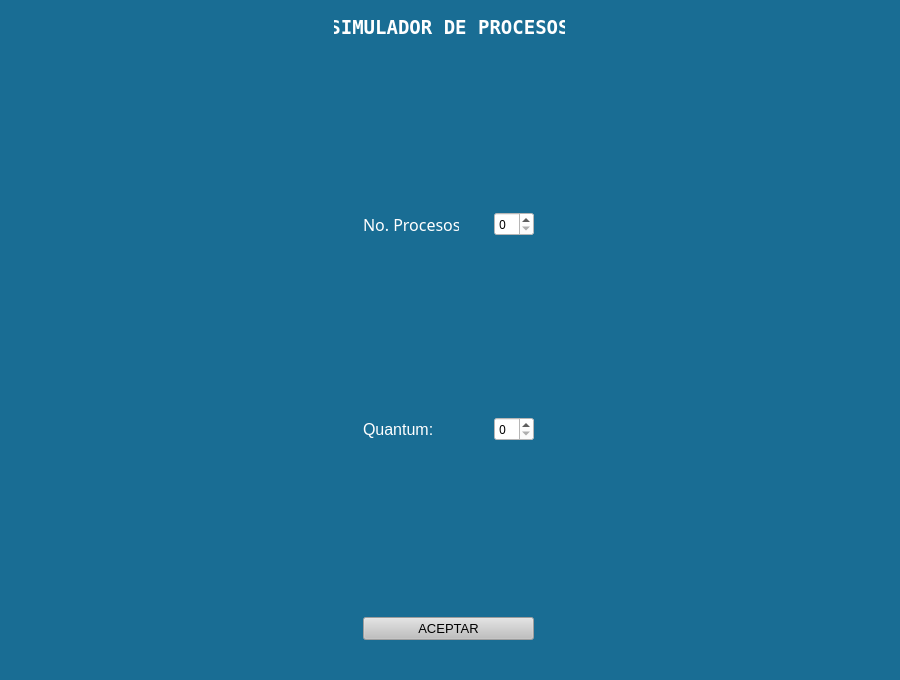
<?xml version="1.0" encoding="UTF-8"?>
<ui version="4.0">
 <class>MainWindow</class>
 <widget class="QMainWindow" name="MainWindow">
  <property name="geometry">
   <rect>
    <x>0</x>
    <y>0</y>
    <width>900</width>
    <height>680</height>
   </rect>
  </property>
  <property name="maximumSize">
   <size>
    <width>900</width>
    <height>680</height>
   </size>
  </property>
  <property name="font">
   <font>
    <family>Ubuntu Light</family>
    <pointsize>12</pointsize>
    <weight>50</weight>
    <bold>false</bold>
   </font>
  </property>
  <property name="windowTitle">
   <string>MainWindow</string>
  </property>
  <property name="styleSheet">
   <string notr="true">color: rgb(255, 255, 255);
background-color: #196D94;</string>
  </property>
  <widget class="QWidget" name="centralwidget">
   <layout class="QGridLayout" name="gridLayout_4">
    <item row="0" column="0">
     <widget class="QStackedWidget" name="stackedWidget">
      <property name="enabled">
       <bool>true</bool>
      </property>
      <property name="currentIndex">
       <number>0</number>
      </property>
      <widget class="QWidget" name="capturaProcesos">
       <property name="font">
        <font>
         <family>Ubuntu Light</family>
         <pointsize>12</pointsize>
        </font>
       </property>
       <layout class="QGridLayout" name="gridLayout_3">
        <item row="1" column="0">
         <layout class="QGridLayout" name="gridLayout">
          <item row="3" column="0">
           <spacer name="verticalSpacer">
            <property name="orientation">
             <enum>Qt::Vertical</enum>
            </property>
            <property name="sizeHint" stdset="0">
             <size>
              <width>20</width>
              <height>40</height>
             </size>
            </property>
           </spacer>
          </item>
          <item row="4" column="0">
           <widget class="QLabel" name="quantumLabel">
            <property name="minimumSize">
             <size>
              <width>96</width>
              <height>24</height>
             </size>
            </property>
            <property name="maximumSize">
             <size>
              <width>94</width>
              <height>26</height>
             </size>
            </property>
            <property name="font">
             <font>
              <family>Ubuntu</family>
              <pointsize>12</pointsize>
             </font>
            </property>
            <property name="text">
             <string>Quantum:</string>
            </property>
           </widget>
          </item>
          <item row="1" column="0">
           <widget class="QLabel" name="processAcountLB">
            <property name="minimumSize">
             <size>
              <width>96</width>
              <height>24</height>
             </size>
            </property>
            <property name="maximumSize">
             <size>
              <width>96</width>
              <height>24</height>
             </size>
            </property>
            <property name="font">
             <font>
              <family>Ubuntu Light</family>
              <pointsize>12</pointsize>
             </font>
            </property>
            <property name="text">
             <string>No. Procesos:</string>
            </property>
           </widget>
          </item>
          <item row="6" column="0" colspan="2">
           <widget class="QPushButton" name="processAcountPB">
            <property name="enabled">
             <bool>false</bool>
            </property>
            <property name="font">
             <font>
              <family>MS Shell Dlg 2</family>
              <pointsize>10</pointsize>
             </font>
            </property>
            <property name="styleSheet">
             <string notr="true">color: rgb(0, 0, 0);
background-color: rgb(191, 191, 191);</string>
            </property>
            <property name="text">
             <string>ACEPTAR</string>
            </property>
           </widget>
          </item>
          <item row="5" column="0">
           <spacer name="verticalSpacer_3">
            <property name="orientation">
             <enum>Qt::Vertical</enum>
            </property>
            <property name="sizeHint" stdset="0">
             <size>
              <width>20</width>
              <height>40</height>
             </size>
            </property>
           </spacer>
          </item>
          <item row="4" column="1">
           <widget class="QSpinBox" name="quantumSP">
            <property name="minimumSize">
             <size>
              <width>40</width>
              <height>24</height>
             </size>
            </property>
            <property name="maximumSize">
             <size>
              <width>40</width>
              <height>24</height>
             </size>
            </property>
            <property name="font">
             <font>
              <family>Ubuntu Light</family>
             </font>
            </property>
            <property name="styleSheet">
             <string notr="true">background-color: rgb(255, 255, 255);
color: rgb(0, 0, 0);</string>
            </property>
           </widget>
          </item>
          <item row="2" column="1" rowspan="2">
           <spacer name="verticalSpacer_2">
            <property name="orientation">
             <enum>Qt::Vertical</enum>
            </property>
            <property name="sizeHint" stdset="0">
             <size>
              <width>20</width>
              <height>40</height>
             </size>
            </property>
           </spacer>
          </item>
          <item row="5" column="1">
           <spacer name="verticalSpacer_4">
            <property name="orientation">
             <enum>Qt::Vertical</enum>
            </property>
            <property name="sizeHint" stdset="0">
             <size>
              <width>20</width>
              <height>40</height>
             </size>
            </property>
           </spacer>
          </item>
          <item row="1" column="1">
           <widget class="QSpinBox" name="processNumberSP">
            <property name="minimumSize">
             <size>
              <width>40</width>
              <height>24</height>
             </size>
            </property>
            <property name="maximumSize">
             <size>
              <width>40</width>
              <height>24</height>
             </size>
            </property>
            <property name="font">
             <font>
              <family>Ubuntu Light</family>
             </font>
            </property>
            <property name="styleSheet">
             <string notr="true">background-color: rgb(255, 255, 255);
color: rgb(0, 0, 0);</string>
            </property>
           </widget>
          </item>
          <item row="0" column="0">
           <spacer name="verticalSpacer_5">
            <property name="orientation">
             <enum>Qt::Vertical</enum>
            </property>
            <property name="sizeHint" stdset="0">
             <size>
              <width>20</width>
              <height>40</height>
             </size>
            </property>
           </spacer>
          </item>
          <item row="0" column="1">
           <spacer name="verticalSpacer_6">
            <property name="orientation">
             <enum>Qt::Vertical</enum>
            </property>
            <property name="sizeHint" stdset="0">
             <size>
              <width>20</width>
              <height>40</height>
             </size>
            </property>
           </spacer>
          </item>
         </layout>
        </item>
        <item row="0" column="0">
         <widget class="QLabel" name="programName">
          <property name="maximumSize">
           <size>
            <width>231</width>
            <height>18</height>
           </size>
          </property>
          <property name="font">
           <font>
            <family>Terminal</family>
            <pointsize>14</pointsize>
            <weight>75</weight>
            <bold>true</bold>
           </font>
          </property>
          <property name="text">
           <string>SIMULADOR DE PROCESOS</string>
          </property>
          <property name="alignment">
           <set>Qt::AlignCenter</set>
          </property>
         </widget>
        </item>
       </layout>
      </widget>
      <widget class="QWidget" name="mostrarProcesos">
       <property name="maximumSize">
        <size>
         <width>1270</width>
         <height>720</height>
        </size>
       </property>
       <layout class="QGridLayout" name="gridLayout_8">
        <item row="2" column="1">
         <widget class="QGroupBox" name="blockGB">
          <property name="minimumSize">
           <size>
            <width>250</width>
            <height>160</height>
           </size>
          </property>
          <property name="maximumSize">
           <size>
            <width>250</width>
            <height>160</height>
           </size>
          </property>
          <property name="font">
           <font>
            <family>Ubuntu</family>
            <pointsize>12</pointsize>
            <weight>75</weight>
            <italic>false</italic>
            <bold>true</bold>
           </font>
          </property>
          <property name="title">
           <string>Bloqueados</string>
          </property>
          <property name="alignment">
           <set>Qt::AlignCenter</set>
          </property>
          <layout class="QGridLayout" name="gridLayout_2">
           <item row="0" column="0">
            <widget class="QTableWidget" name="blockTB">
             <property name="styleSheet">
              <string notr="true">background-color: white;
color: black;</string>
             </property>
             <property name="editTriggers">
              <set>QAbstractItemView::NoEditTriggers</set>
             </property>
             <attribute name="horizontalHeaderStretchLastSection">
              <bool>true</bool>
             </attribute>
             <attribute name="verticalHeaderVisible">
              <bool>false</bool>
             </attribute>
             <column>
              <property name="text">
               <string>ID</string>
              </property>
             </column>
             <column>
              <property name="text">
               <string>TTB</string>
              </property>
             </column>
            </widget>
           </item>
          </layout>
         </widget>
        </item>
        <item row="1" column="1">
         <widget class="QGroupBox" name="processRuningGB">
          <property name="maximumSize">
           <size>
            <width>250</width>
            <height>261</height>
           </size>
          </property>
          <property name="font">
           <font>
            <family>Ubuntu</family>
            <pointsize>12</pointsize>
            <weight>75</weight>
            <bold>true</bold>
           </font>
          </property>
          <property name="title">
           <string>Proceso en ejecución</string>
          </property>
          <property name="alignment">
           <set>Qt::AlignCenter</set>
          </property>
          <layout class="QGridLayout" name="gridLayout_6">
           <item row="0" column="0">
            <widget class="QTableWidget" name="processRuningTB">
             <property name="styleSheet">
              <string notr="true">background-color: white;
color: black;
</string>
             </property>
             <property name="editTriggers">
              <set>QAbstractItemView::NoEditTriggers</set>
             </property>
             <attribute name="horizontalHeaderVisible">
              <bool>false</bool>
             </attribute>
             <attribute name="horizontalHeaderCascadingSectionResizes">
              <bool>false</bool>
             </attribute>
             <attribute name="horizontalHeaderStretchLastSection">
              <bool>true</bool>
             </attribute>
             <attribute name="verticalHeaderCascadingSectionResizes">
              <bool>false</bool>
             </attribute>
             <attribute name="verticalHeaderDefaultSectionSize">
              <number>36</number>
             </attribute>
             <attribute name="verticalHeaderStretchLastSection">
              <bool>false</bool>
             </attribute>
             <row>
              <property name="text">
               <string>ID</string>
              </property>
             </row>
             <row>
              <property name="text">
               <string>OPE</string>
              </property>
             </row>
             <row>
              <property name="text">
               <string>TME</string>
              </property>
             </row>
             <row>
              <property name="text">
               <string>TT</string>
              </property>
             </row>
             <row>
              <property name="text">
               <string>TR</string>
              </property>
             </row>
             <row>
              <property name="text">
               <string>QUANTUM</string>
              </property>
             </row>
             <column>
              <property name="text">
               <string>New Column</string>
              </property>
             </column>
            </widget>
           </item>
          </layout>
         </widget>
        </item>
        <item row="0" column="2">
         <widget class="QLabel" name="titleLB">
          <property name="font">
           <font>
            <family>Terminal</family>
            <pointsize>15</pointsize>
            <weight>75</weight>
            <bold>true</bold>
           </font>
          </property>
          <property name="text">
           <string>SIMULADOR DE PROCESOS</string>
          </property>
          <property name="alignment">
           <set>Qt::AlignCenter</set>
          </property>
         </widget>
        </item>
        <item row="1" column="0" rowspan="2">
         <widget class="QGroupBox" name="readyProcessGB">
          <property name="maximumSize">
           <size>
            <width>255</width>
            <height>430</height>
           </size>
          </property>
          <property name="font">
           <font>
            <family>Ubuntu Light</family>
            <pointsize>12</pointsize>
            <weight>75</weight>
            <bold>true</bold>
           </font>
          </property>
          <property name="title">
           <string>Listos</string>
          </property>
          <property name="alignment">
           <set>Qt::AlignCenter</set>
          </property>
          <layout class="QGridLayout" name="gridLayout_5">
           <item row="0" column="0">
            <widget class="QTableWidget" name="readyProcessesTB">
             <property name="styleSheet">
              <string notr="true">background-color: white;
color: black;</string>
             </property>
             <property name="editTriggers">
              <set>QAbstractItemView::NoEditTriggers</set>
             </property>
             <attribute name="horizontalHeaderCascadingSectionResizes">
              <bool>false</bool>
             </attribute>
             <attribute name="horizontalHeaderMinimumSectionSize">
              <number>32</number>
             </attribute>
             <attribute name="horizontalHeaderDefaultSectionSize">
              <number>70</number>
             </attribute>
             <attribute name="horizontalHeaderStretchLastSection">
              <bool>true</bool>
             </attribute>
             <attribute name="verticalHeaderVisible">
              <bool>false</bool>
             </attribute>
             <column>
              <property name="text">
               <string>ID</string>
              </property>
             </column>
             <column>
              <property name="text">
               <string>TME</string>
              </property>
             </column>
             <column>
              <property name="text">
               <string>TT</string>
              </property>
             </column>
            </widget>
           </item>
          </layout>
         </widget>
        </item>
        <item row="0" column="0">
         <layout class="QHBoxLayout" name="horizontalLayout_4">
          <item>
           <widget class="QLabel" name="newProcessesLB">
            <property name="maximumSize">
             <size>
              <width>169</width>
              <height>23</height>
             </size>
            </property>
            <property name="font">
             <font>
              <family>Ubuntu</family>
              <pointsize>12</pointsize>
              <weight>75</weight>
              <bold>true</bold>
             </font>
            </property>
            <property name="text">
             <string>Nuevos procesos:</string>
            </property>
           </widget>
          </item>
          <item>
           <widget class="QLCDNumber" name="newProcessesLCD">
            <property name="maximumSize">
             <size>
              <width>64</width>
              <height>23</height>
             </size>
            </property>
           </widget>
          </item>
         </layout>
        </item>
        <item row="1" column="2" rowspan="2">
         <widget class="QGroupBox" name="finishedGB">
          <property name="maximumSize">
           <size>
            <width>430</width>
            <height>16777215</height>
           </size>
          </property>
          <property name="font">
           <font>
            <family>Ubuntu</family>
            <pointsize>12</pointsize>
            <weight>75</weight>
            <bold>true</bold>
           </font>
          </property>
          <property name="title">
           <string>Terminados</string>
          </property>
          <property name="alignment">
           <set>Qt::AlignCenter</set>
          </property>
          <layout class="QGridLayout" name="gridLayout_7">
           <item row="0" column="0">
            <widget class="QTableWidget" name="finishedTB">
             <property name="styleSheet">
              <string notr="true">background-color: white;
color: black;</string>
             </property>
             <property name="editTriggers">
              <set>QAbstractItemView::NoEditTriggers</set>
             </property>
             <attribute name="verticalHeaderVisible">
              <bool>false</bool>
             </attribute>
             <column>
              <property name="text">
               <string>ID</string>
              </property>
             </column>
             <column>
              <property name="text">
               <string>OPE</string>
              </property>
             </column>
             <column>
              <property name="text">
               <string>RL</string>
              </property>
             </column>
            </widget>
           </item>
          </layout>
         </widget>
        </item>
        <item row="3" column="2">
         <widget class="QPushButton" name="startRunPB">
          <property name="font">
           <font>
            <family>Ubuntu</family>
            <pointsize>10</pointsize>
            <weight>75</weight>
            <bold>true</bold>
           </font>
          </property>
          <property name="styleSheet">
           <string notr="true">color: black;
background-color: white;</string>
          </property>
          <property name="text">
           <string>Comenzar</string>
          </property>
         </widget>
        </item>
        <item row="3" column="0">
         <layout class="QHBoxLayout" name="horizontalLayout_3">
          <item>
           <widget class="QLabel" name="globalCountLB">
            <property name="font">
             <font>
              <family>Ubuntu</family>
              <pointsize>12</pointsize>
              <weight>75</weight>
              <bold>true</bold>
             </font>
            </property>
            <property name="text">
             <string>Contador global: </string>
            </property>
           </widget>
          </item>
          <item>
           <widget class="QLCDNumber" name="globalCountLCD"/>
          </item>
         </layout>
        </item>
       </layout>
      </widget>
      <widget class="QWidget" name="mostrarTiempos">
       <layout class="QGridLayout" name="gridLayout_10">
        <item row="0" column="0">
         <widget class="QGroupBox" name="timesProcessesGB">
          <property name="font">
           <font>
            <family>Ubuntu</family>
            <pointsize>12</pointsize>
            <weight>75</weight>
            <bold>true</bold>
           </font>
          </property>
          <property name="title">
           <string>TIEMPOS DE LOS PROCESOS</string>
          </property>
          <property name="alignment">
           <set>Qt::AlignCenter</set>
          </property>
          <layout class="QGridLayout" name="gridLayout_9">
           <item row="0" column="0">
            <widget class="QTableWidget" name="timesProcessesTB">
             <property name="font">
              <font>
               <family>Ubuntu</family>
               <pointsize>10</pointsize>
               <weight>75</weight>
               <bold>true</bold>
              </font>
             </property>
             <property name="focusPolicy">
              <enum>Qt::NoFocus</enum>
             </property>
             <property name="styleSheet">
              <string notr="true">background-color: white;
color: black;
alternate-background-color: #606060;
selection-background-color:#282828;
</string>
             </property>
             <property name="editTriggers">
              <set>QAbstractItemView::NoEditTriggers</set>
             </property>
             <column>
              <property name="text">
               <string>ID</string>
              </property>
             </column>
             <column>
              <property name="text">
               <string>Operacion</string>
              </property>
             </column>
             <column>
              <property name="text">
               <string>Resultado</string>
              </property>
             </column>
             <column>
              <property name="text">
               <string>T. Estimado</string>
              </property>
             </column>
             <column>
              <property name="text">
               <string>T. Llegada</string>
              </property>
             </column>
             <column>
              <property name="text">
               <string>T. Finalizacion</string>
              </property>
             </column>
             <column>
              <property name="text">
               <string>T. Retorno</string>
              </property>
             </column>
             <column>
              <property name="text">
               <string>T. Respuesta</string>
              </property>
             </column>
             <column>
              <property name="text">
               <string>T. Espera</string>
              </property>
             </column>
             <column>
              <property name="text">
               <string>T. Servicio</string>
              </property>
             </column>
             <column>
              <property name="text">
               <string>Estado</string>
              </property>
             </column>
            </widget>
           </item>
          </layout>
         </widget>
        </item>
       </layout>
      </widget>
     </widget>
    </item>
   </layout>
  </widget>
  <widget class="QMenuBar" name="menubar">
   <property name="geometry">
    <rect>
     <x>0</x>
     <y>0</y>
     <width>900</width>
     <height>26</height>
    </rect>
   </property>
  </widget>
  <widget class="QStatusBar" name="statusbar"/>
 </widget>
 <resources/>
 <connections/>
</ui>
